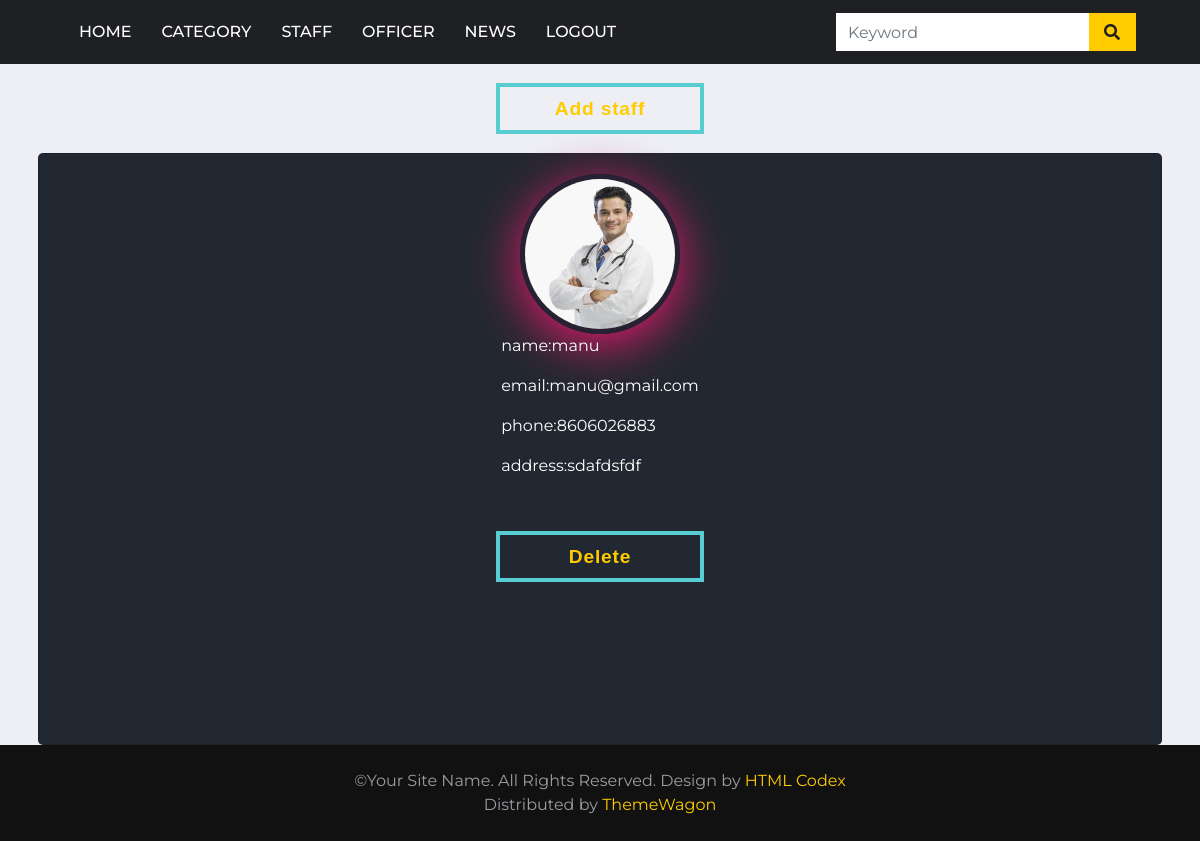
The app's page /adminviewstaff/ with its own data.
### newsapp/models.py (models this page shows, shortened)
class Staff_reg(models.Model):
    staff=models.ForeignKey(Login,on_delete=models.CASCADE)
    name=models.CharField(max_length=25,null=True)
    email=models.CharField(max_length=50,null=True)
    phone=models.CharField(max_length=10,null=True)
    img=models.ImageField(upload_to="gallery")
    address=models.TextField()
    qualification=models.CharField(max_length=50,null=True)
    age=models.IntegerField()

### newsapp/views.py (the view)
# urls.py: path('adminviewstaff/',views.adminviewstaff),
def adminviewstaff(request):
    staff=Staff_reg.objects.all()
    return render(request, 'admin/viewstaff.html',{'staff':staff})

### templates/admin/viewstaff.html (shortened to what this page needs)
{% extends 'admin/adminbase.html' %}
{% load static %}
{% block content %}
<div class="container">
    <center>
    <button class="btn draw-border"><a href="/staffregister">Add staff</a></button>
    </center>
    {% for i in staff%}
    <div class="card">
      <img src="/static/media/{{i.img}}" alt="Person" class="card__image">
      <div style="text-align:left;padding-bottom: 10px; margin-bottom: 8px;">
        <p>name:{{i.name}}</p>
        <p>email:{{i.email}}</p>
        <p>phone:{{i.phone}}</p>
        <p>address:{{i.address}}</p>
        </div>
      <button class="btn draw-border"><a href="/admindeletestaff?sid={{i.id}}">Delete</a></button>
    </div>
    {% endfor %}
  </div>
{% endblock %}

### templates/admin/adminbase.html (style rules this page uses)
.container { display: grid; grid-template-columns: 300px 300px 300px; grid-gap: 50px; justify-content: center; align-items: center; height: 100vh; background-color: #f5f5f5; font-family: 'Baloo Paaji 2', cursive; }
.card { background-color: #222831; height: 37rem; border-radius: 5px; display: flex; flex-direction: column; align-items: center; box-shadow: rgba(0, 0, 0, 0.7); color: white; }
.card__image { height: 160px; width: 160px; border-radius: 50%; border: 5px solid #272133; margin-top: 20px; box-shadow: 0 10px 50px rgba(235, 25, 110, 1); }
.draw-border { box-shadow: inset 0 0 0 4px #58cdd1; color: #58afd1; -webkit-transition: color 0.25s 0.0833333333s; transition: color 0.25s 0.0833333333s; position: relative; }
.draw-border::before, .draw-border::after { border: 0 solid transparent; box-sizing: border-box; content: ''; pointer-events: none; position: absolute; width: 0rem; height: 0; bottom: 0; right: 0; }
.draw-border::before { border-bottom-width: 4px; border-left-width: 4px; }
.draw-border::after { border-top-width: 4px; border-right-width: 4px; }
.btn { background: none; border: none; cursor: pointer; line-height: 1.5; font: 700 1.2rem 'Roboto Slab', sans-serif; padding: 0.75em 2em; letter-spacing: 0.05rem; margin: 1em; width: 13rem; }

### records on screen
Staff_reg: img (picture), name "manu", email "manu@gmail.com", phone "8606026883", address "sdafdsfdf"
